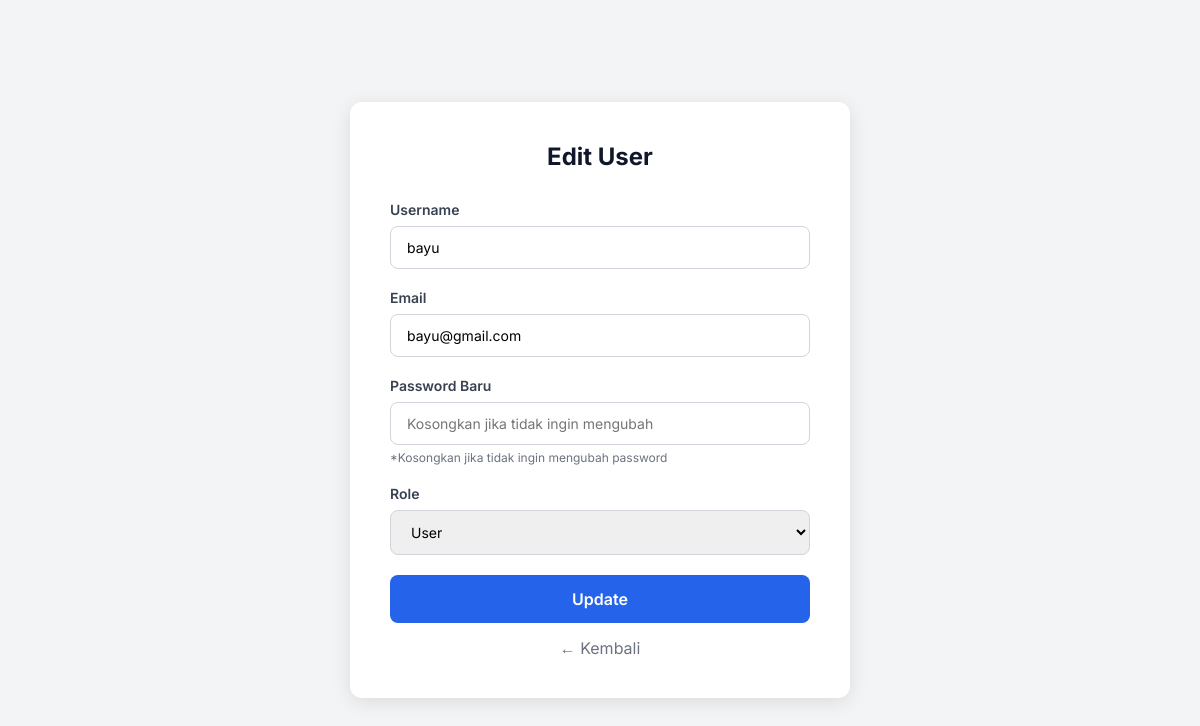
Screenshot of /admin/edit_user.php?id=8 (signed in) with the database file from the repository.
### tables this page shows
CREATE TABLE `users` (
  `id` int(11) NOT NULL AUTO_INCREMENT,
  `username` varchar(50) NOT NULL,
  `password` varchar(255) NOT NULL,
  `nama_lengkap` varchar(100) NOT NULL,
  `email` varchar(100) DEFAULT NULL,
  `no_hp` varchar(20) DEFAULT NULL,
  `alamat` text DEFAULT NULL,
  `role` enum('admin','petugas','user') DEFAULT 'user',
  `created_at` timestamp NOT NULL DEFAULT current_timestamp(),
  PRIMARY KEY (`id`),
  UNIQUE KEY `username` (`username`),
  KEY `idx_id` (`id`)
);

### admin/edit_user.php (the view, shortened to what this page needs)
<?php
include '../config.php';
$id = $_GET['id'] ?? '';
$user = mysqli_fetch_assoc(mysqli_query($koneksi, "SELECT * FROM users WHERE id = '$id'"));
?>
<!DOCTYPE html>
<html lang="en">
<head>
</head>
<body>
    <div class="form-container">
        <div class="form-title">Edit User</div>
        <form action="" method="POST">
            <div class="form-group">
                <label>Username</label>
                <input type="text" name="username" class="form-input" value="<?php echo htmlspecialchars($user['username']); ?>" required>
            </div>
            <div class="form-group">
                <label>Email</label>
                <input type="email" name="email" class="form-input" value="<?php echo htmlspecialchars($user['email']); ?>" required>
            </div>
            <div class="form-group">
                <label>Password Baru</label>
                <input type="password" name="password" class="form-input" placeholder="Kosongkan jika tidak ingin mengubah">
                <div class="hint">*Kosongkan jika tidak ingin mengubah password</div>
            </div>
            <div class="form-group">
                <label>Role</label>
                <select name="role" class="form-input" required>
                    <option value="user" <?php echo $user['role'] == 'user' ? 'selected' : ''; ?>>User</option>
                </select>
            </div>
            <button type="submit" class="btn-submit">Update</button>
        </form>
        <a href="kelola_data_user.php" class="btn-back">← Kembali</a>
    </div>
</body>
</html>

### admin/edit_user.php (style rules this page uses)
* { box-sizing: border-box; margin: 0; padding: 0; font-family: 'Inter', sans-serif; }
body { background-color: #f3f4f6; display: flex; justify-content: center; align-items: center; min-height: 100vh; }
.form-container { background: #ffffff; padding: 40px; border-radius: 12px; box-shadow: 0 4px 20px rgba(0,0,0,0.1); width: 100%; max-width: 500px; }
.form-title { font-size: 24px; font-weight: 700; color: #0f172a; margin-bottom: 30px; text-align: center; }
.form-group { margin-bottom: 20px; }
.form-group label { display: block; font-size: 14px; font-weight: 600; color: #374151; margin-bottom: 8px; }
.form-input { width: 100%; padding: 12px 16px; font-size: 14px; border: 1px solid #d1d5db; border-radius: 8px; outline: none; }
.btn-submit { width: 100%; padding: 14px; background-color: #2563eb; color: #ffffff; font-size: 16px; font-weight: 600; border: none; border-radius: 8px; cursor: pointer; }
.btn-back { display: block; text-align: center; margin-top: 15px; color: #6b7280; text-decoration: none; }
.hint { font-size: 12px; color: #6b7280; margin-top: 5px; }

### rows the page displays
users: username "bayu", email "bayu@gmail.com", role "User"
